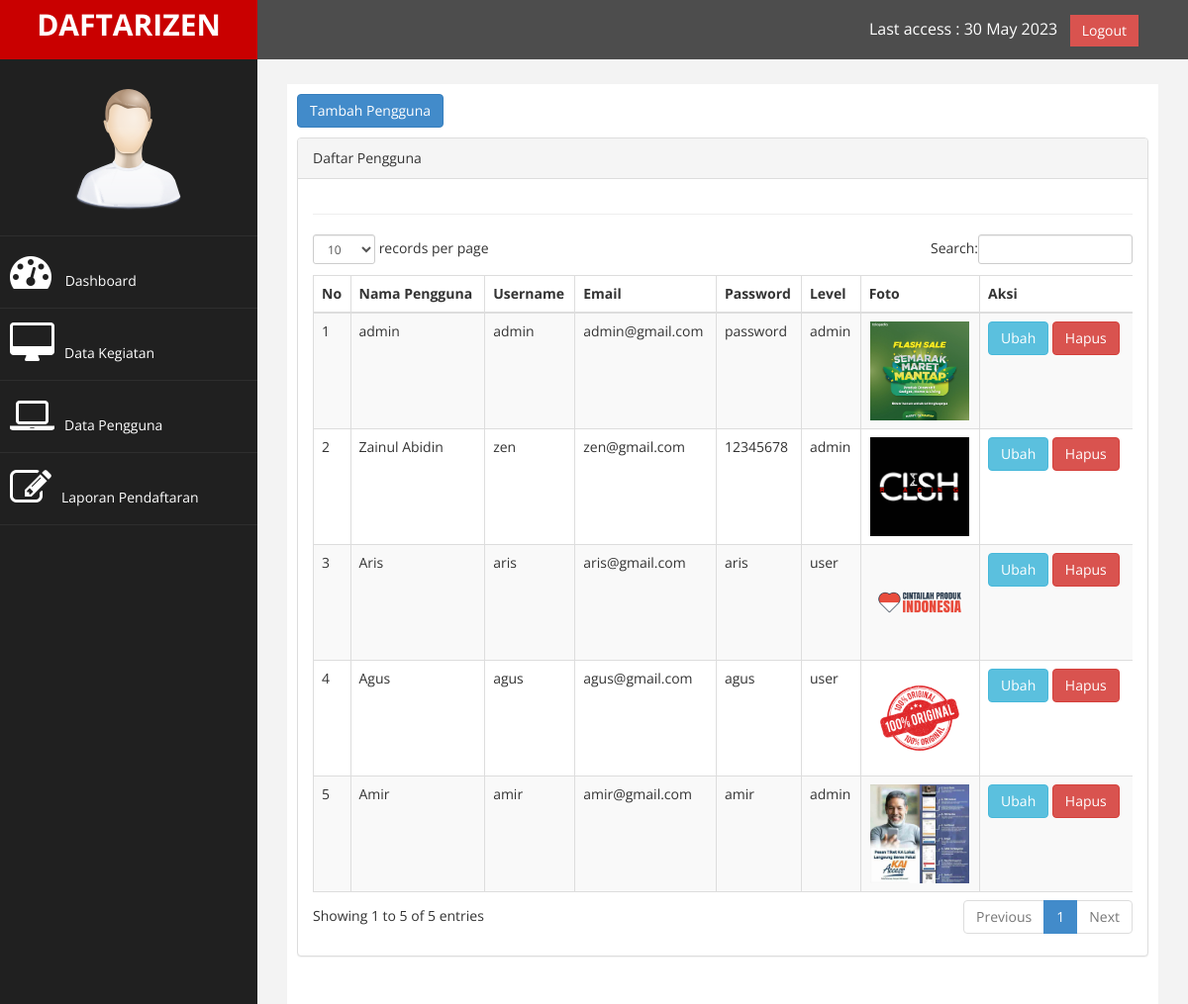
The page /index.php?page=listpengguna (signed in) on the database its author committed.
### tables this page shows
CREATE TABLE `tb_user` (
  `id_user` int(10) NOT NULL,
  `nama_user` varchar(100) NOT NULL,
  `username` varchar(100) NOT NULL,
  `email` varchar(100) NOT NULL,
  `password` varchar(100) NOT NULL,
  `level` varchar(50) NOT NULL,
  `foto` varchar(100) NOT NULL
);

### page/pengguna/listpengguna.php (the view)
<a href="?page=listpengguna&aksi=tambahpengguna"
   class="btn btn-primary"
   style="margin-bottom: 10px;">Tambah Pengguna</a>
<div class="row">
    <div class="col-md-12">
        <div class="panel panel-default">
            <div class="panel-heading">
                Daftar Pengguna
            </div>
            <div class="panel-body">
                <div class="table-responsive">
                    <table class="table table-striped table-bordered table-hover" id="dataTables-example">
                        <thead>
                            <tr>
                                <th>No</th>
                                <th>Nama Pengguna</th>
                                <th>Username</th>
                                <th>Email</th>
                                <th>Password</th>
                                <th>Level</th>
                                <th>Foto</th>
                                <th>Aksi</th>
                            </tr>
                        </thead>
                        <tbody>
                            <?php
                            $no = 1;
                            $sql = $koneksi->query("select * from tb_user");
                            while ($data = $sql->fetch_assoc()) {
                            ?>
                                <tr>
                                    <td><?php echo $no++; ?></td>
                                    <td><?php echo $data['nama_user']; ?></td>
                                    <td><?php echo $data['username']; ?></td>
                                    <td><?php echo $data['email']; ?></td>
                                    <td><?php echo $data['password']; ?></td>
                                    <td><?php echo $data['level']; ?></td>
                                    <td align="center"><img src="images/<?php echo $data['foto'] ?>" width="100" height="100" alt=""/></td>
                                    <td>
                                        <a href="?page=listpengguna&aksi=ubahpengguna&id_user=<?php echo $data['id_user']; ?>" class="btn btn-info">Ubah</a>
                                        <a onclick="return confirm('Apakah Anda Yakin Akan Menghapus?')" a href="?page=listpengguna&aksi=hapuspengguna&id_user=<?php echo $data['id_user']; ?>" class="btn btn-danger">Hapus</a>
                                    </td>
                                </tr>
                            <?php } ?>
                        </tbody>
                </div>
            </div>
        </div>
    </div>
</div>

### assets/css/custom.css (style rules this page uses)
body { font-family: 'Open Sans', sans-serif; }

### rows shown on the page
tb_user: nama_user "admin", username "admin", email "admin@gmail.com", password "password", level "admin", foto (picture)
tb_user: nama_user "Zainul Abidin", username "zen", email "zen@gmail.com", password "12345678", level "admin", foto (picture)
tb_user: nama_user "Aris", username "aris", email "aris@gmail.com", password "aris", level "user", foto (picture)
tb_user: nama_user "Agus", username "agus", email "agus@gmail.com", password "agus", level "user", foto (picture)
tb_user: nama_user "Amir", username "amir", email "amir@gmail.com", password "amir", level "admin", foto (picture)
